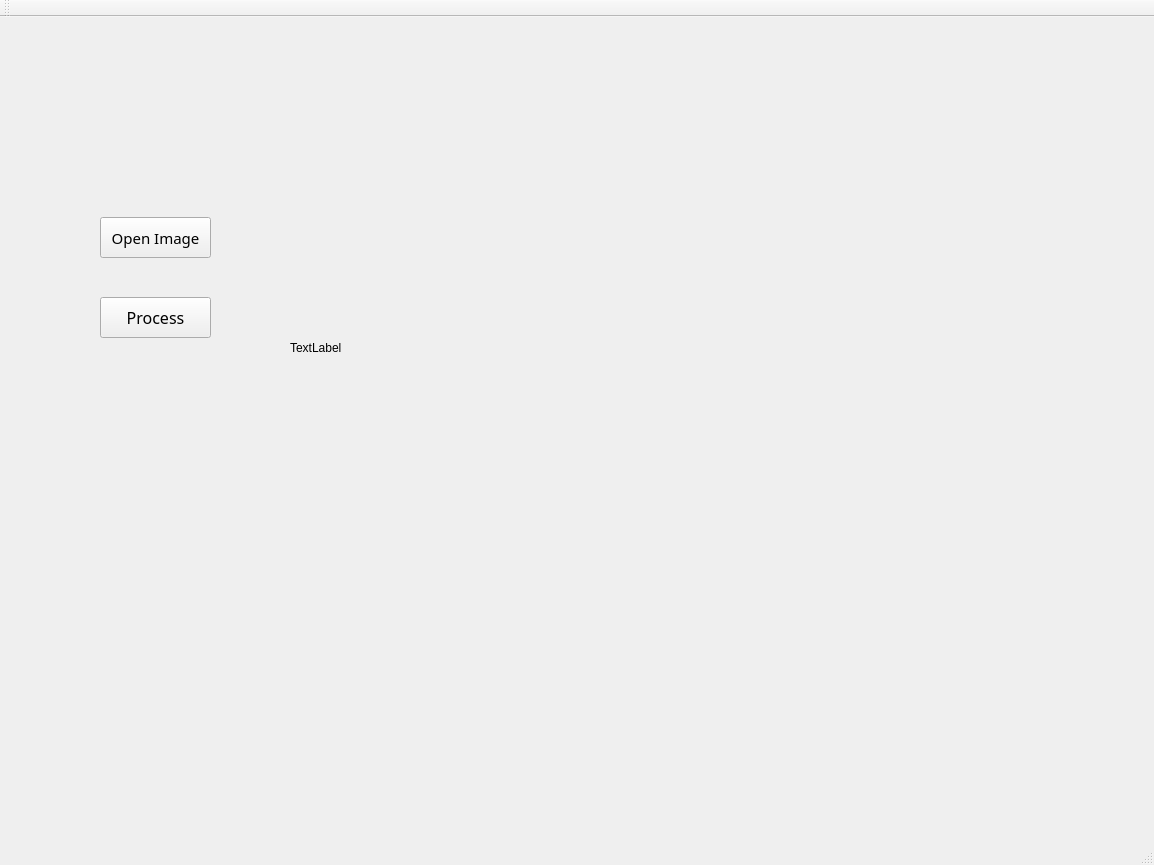
<?xml version="1.0" encoding="UTF-8"?>
<ui version="4.0">
 <class>MainWindow</class>
 <widget class="QMainWindow" name="MainWindow">
  <property name="geometry">
   <rect>
    <x>0</x>
    <y>0</y>
    <width>1154</width>
    <height>865</height>
   </rect>
  </property>
  <property name="windowTitle">
   <string>MainWindow</string>
  </property>
  <widget class="QWidget" name="centralWidget">
   <widget class="QPushButton" name="pushButton_OpenImage">
    <property name="geometry">
     <rect>
      <x>100</x>
      <y>200</y>
      <width>111</width>
      <height>41</height>
     </rect>
    </property>
    <property name="font">
     <font>
      <family>微软雅黑</family>
      <pointsize>11</pointsize>
     </font>
    </property>
    <property name="text">
     <string>Open Image</string>
    </property>
   </widget>
   <widget class="QPushButton" name="pushButton_Process">
    <property name="geometry">
     <rect>
      <x>100</x>
      <y>280</y>
      <width>111</width>
      <height>41</height>
     </rect>
    </property>
    <property name="font">
     <font>
      <family>微软雅黑</family>
      <pointsize>12</pointsize>
     </font>
    </property>
    <property name="text">
     <string>Process</string>
    </property>
   </widget>
   <widget class="QLabel" name="label">
    <property name="geometry">
     <rect>
      <x>290</x>
      <y>100</y>
      <width>571</width>
      <height>461</height>
     </rect>
    </property>
    <property name="text">
     <string>TextLabel</string>
    </property>
   </widget>
  </widget>
  <widget class="QMenuBar" name="menuBar">
   <property name="geometry">
    <rect>
     <x>0</x>
     <y>0</y>
     <width>1154</width>
     <height>23</height>
    </rect>
   </property>
  </widget>
  <widget class="QToolBar" name="mainToolBar">
   <attribute name="toolBarArea">
    <enum>TopToolBarArea</enum>
   </attribute>
   <attribute name="toolBarBreak">
    <bool>false</bool>
   </attribute>
  </widget>
  <widget class="QStatusBar" name="statusBar"/>
 </widget>
 <layoutdefault spacing="6" margin="11"/>
 <resources/>
 <connections/>
</ui>
